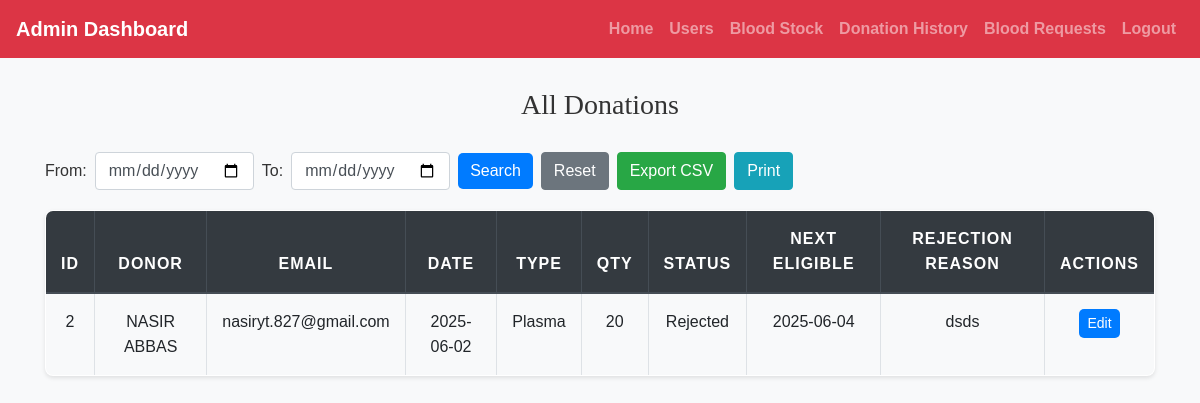
The page /admin/admin_manage_donations.php (signed in) on the database its author committed.
### tables this page shows
CREATE TABLE `donations` (
  `donation_id` int(11) NOT NULL,
  `donor_id` int(11) NOT NULL,
  `donation_date` date NOT NULL,
  `donation_type` enum('Whole Blood','Plasma','Platelets') NOT NULL,
  `quantity` int(11) NOT NULL,
  `health_screening_results` text NOT NULL,
  `status` enum('pending','completed','rejected') DEFAULT 'pending',
  `rejection_reason` text DEFAULT NULL,
  `next_eligible_date` date DEFAULT NULL
);

CREATE TABLE `users` (
  `id` int(11) NOT NULL,
  `full_name` varchar(100) NOT NULL,
  `email` varchar(100) NOT NULL,
  `password` varchar(255) NOT NULL,
  `user_type` enum('Blood Recipient','Blood Donor','Hospital Representative') NOT NULL,
  `phone` varchar(20) NOT NULL,
  `location` varchar(255) NOT NULL,
  `blood_type` enum('A+','A-','B+','B-','O+','O-','AB+','AB-') DEFAULT NULL,
  `dob` date DEFAULT NULL,
  `gender` enum('Male','Female','Other') DEFAULT NULL,
  `full_address` varchar(255) DEFAULT NULL,
  `status` enum('pending','approved') DEFAULT 'pending',
  `created_at` timestamp NOT NULL DEFAULT current_timestamp()
);

### admin/admin_manage_donations.php (the view, shortened to what this page needs)
<?php
include('config.php');
$where = "";
$query = "
SELECT d.*, u.full_name AS donor_name, u.email
FROM donations d
JOIN users u ON d.donor_id = u.id
$where
ORDER BY d.donation_id DESC
";
$stmt = $conn->prepare($query);
$stmt->execute();
$result = $stmt->get_result();
?>
<!DOCTYPE html>
<html>
<head>
    <link rel="stylesheet" href="https://cdn.jsdelivr.net/npm/bootstrap@4.6.2/dist/css/bootstrap.min.css">
    <link rel="stylesheet" href="../css/style.css" />
</head>
<body>
<?php include('admin_navbar.php'); ?>
<div class="container mt-4">
    <h3>All Donations</h3>
    <form method="get" class="form-inline mb-3">
        <label class="mr-2">From:</label>
        <input type="date" name="start_date" class="form-control mr-2" value="<?= $_GET['start_date'] ?? '' ?>">
        <label class="mr-2">To:</label>
        <input type="date" name="end_date" class="form-control mr-2" value="<?= $_GET['end_date'] ?? '' ?>">
        <button type="submit" class="btn btn-primary mr-2">Search</button>
        <a href="?" class="btn btn-secondary mr-2">Reset</a>
        <button type="button" class="btn btn-success mr-2" onclick="exportTableToCSV('donations.csv')">Export CSV</button>
        <button type="button" class="btn btn-info" onclick="window.print()">Print</button>
    </form>
    <table class="table table-bordered table-sm" id="donationTable">
        <thead class="thead-dark">
            <tr>
                <th>ID</th>
                <th>Donor</th>
                <th>Email</th>
                <th>Date</th>
                <th>Type</th>
                <th>Qty</th>
                <th>Status</th>
                <th>Next Eligible</th>
                <th>Rejection Reason</th>
                <th>Actions</th>
            </tr>
        </thead>
        <tbody>
            <?php while($row = $result->fetch_assoc()): ?>
            <tr>
                <td><?= $row['donation_id'] ?></td>
                <td><?= htmlspecialchars($row['donor_name']) ?></td>
                <td><?= htmlspecialchars($row['email']) ?></td>
                <td><?= $row['donation_date'] ?></td>
                <td><?= $row['donation_type'] ?></td>
                <td><?= $row['quantity'] ?></td>
                <td><?= ucfirst($row['status']) ?></td>
                <td><?= $row['next_eligible_date'] ?? '-' ?></td>
                <td><?= $row['rejection_reason'] ?? '-' ?></td>
                <td>
                    <button class="btn btn-sm btn-primary" onclick='editDonation(<?= json_encode($row) ?>)'>Edit</button>
                </td>
            </tr>
            <?php endwhile; ?>
        </tbody>
    </table>
</div>
</body>
</html>

### css/style.css (style rules this page uses)
body { background: #f8f9fa; font-family: 'Arial', sans-serif; color: #333; line-height: 1.6; }
h1, h2, h3, h4 { text-align: center; margin-top: 30px; margin-bottom: 30px; font-family: 'Georgia', serif; }
.container { margin-bottom: 40px; }
.table { width: 100%; border-collapse: collapse; margin-top: 20px; font-size: 16px; background-color: #ffffff; border-radius: 8px; overflow: hidden; box-shadow: 0 2px 4px rgba(0, 0, 0, 0.1); }
.table th, .table td { padding: 15px; border: 1px solid #dee2e6; text-align: center; }
.table thead th { background-color: #004d4d; color: white; font-weight: bold; text-transform: uppercase; letter-spacing: 1px; }
.table tbody tr:nth-child(odd) { background-color: #f8f9fa; }
.btn-primary { color: #fff; border: none; border-radius: 5px; cursor: pointer; transition: background-color 0.3s ease; }
a { color: #006666; text-decoration: none; font-weight: bold; }

### rows shown on the page
donations: donation_id "2", donor.full_name "NASIR ABBAS", donor.email "nasiryt.827@gmail.com", donation_date "2025-06-02", donation_type "Plasma", quantity "20", status "Rejected", next_eligible_date "2025-06-04", rejection_reason "dsds"
